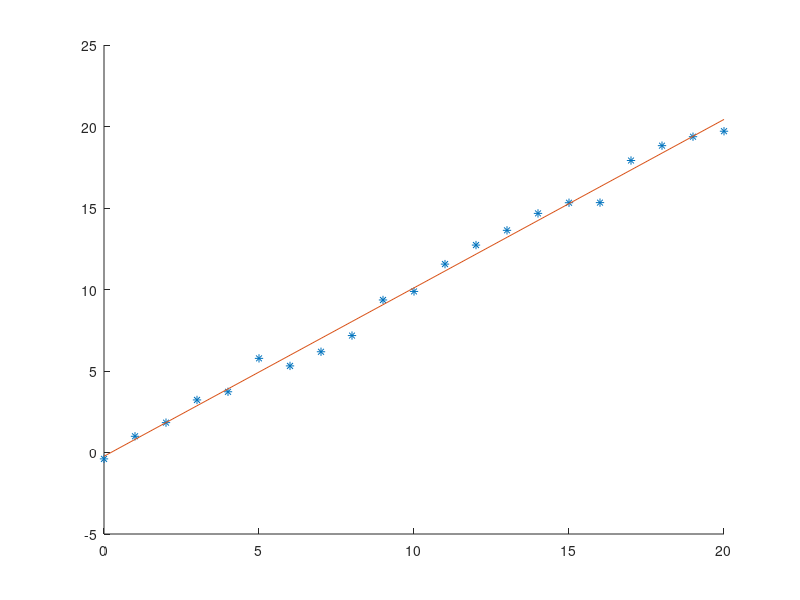

Here is the MATLAB script that generated this plot:
n = 20;
x = 0 : n;
y = x + 2*(rand(size(x)) - 0.5);

A = zeros(length(x), 2);
A(:,1) = x';
A(:,2) = ones(length(y),1);

a = (A\y')';

hold on;
plot(x, y, '*');
plot(x, a(1)*x + a(2));
